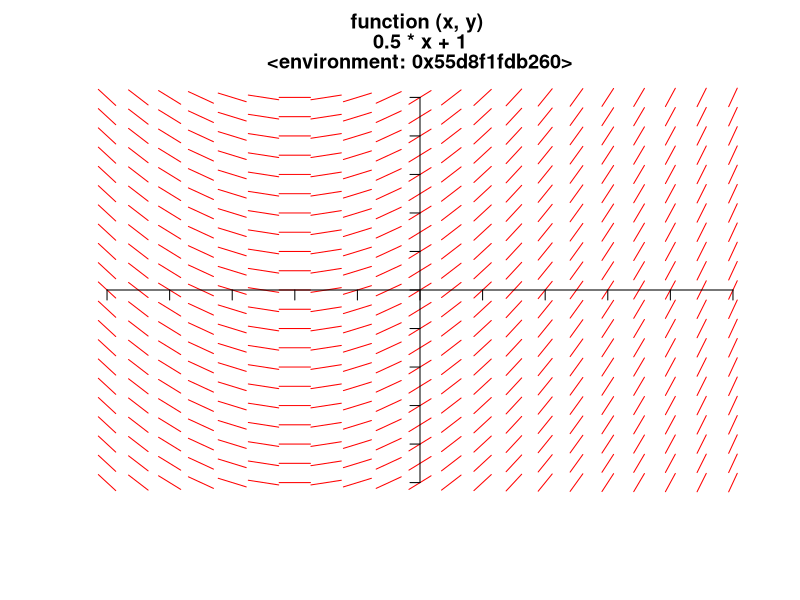
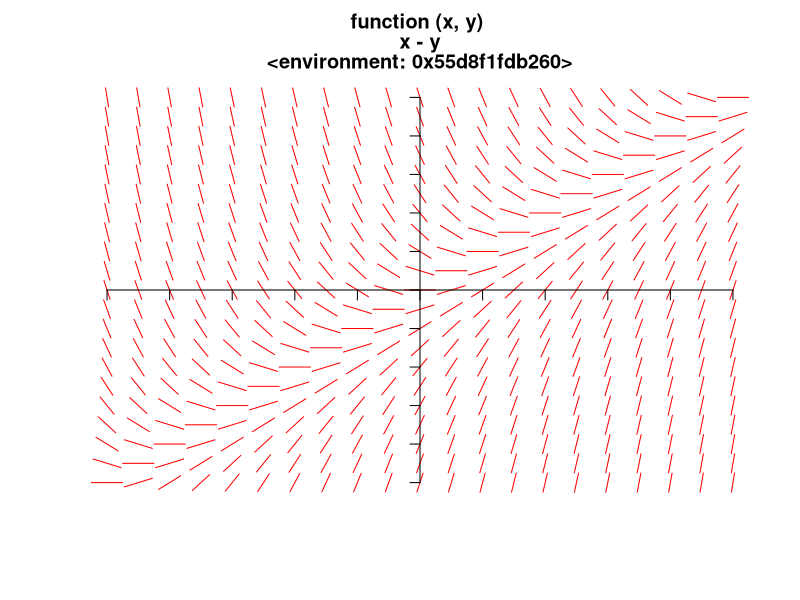
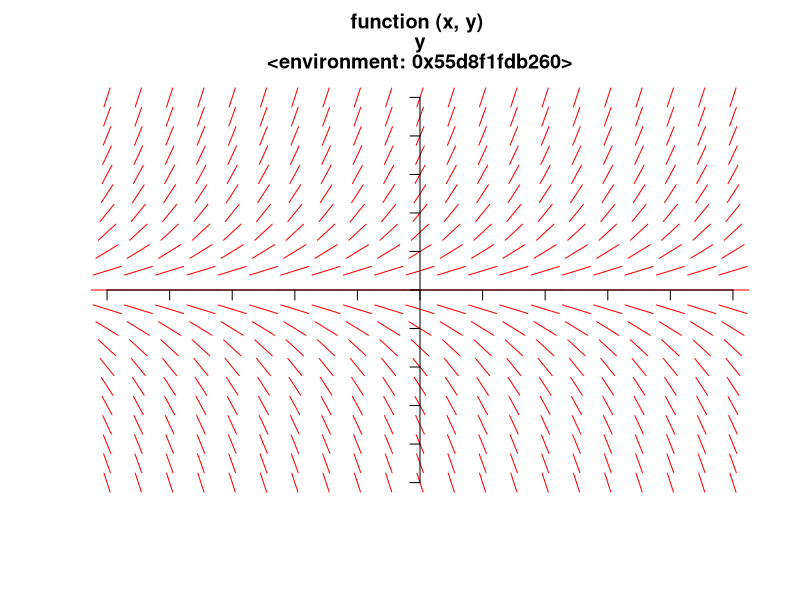
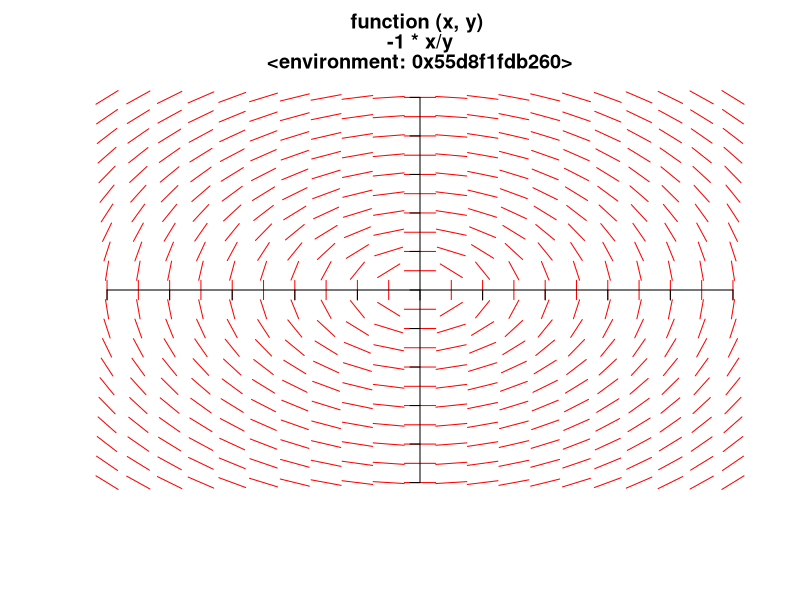
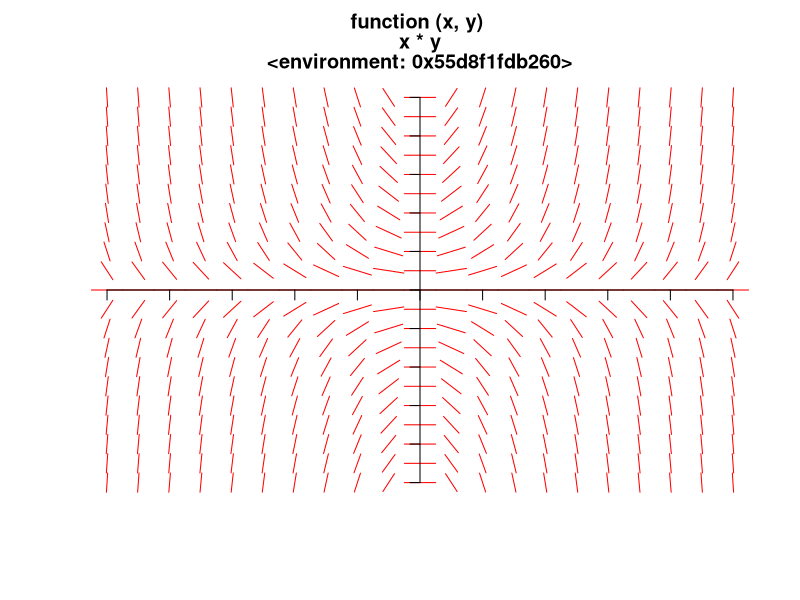
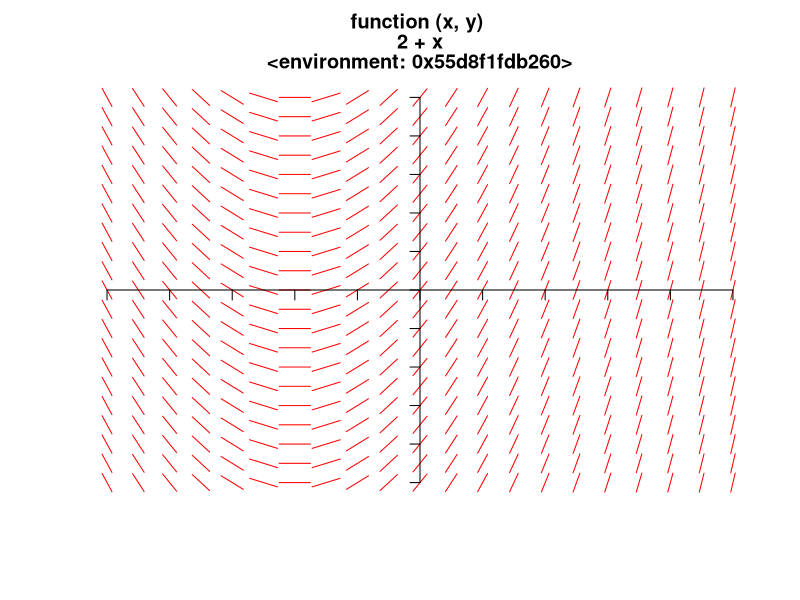
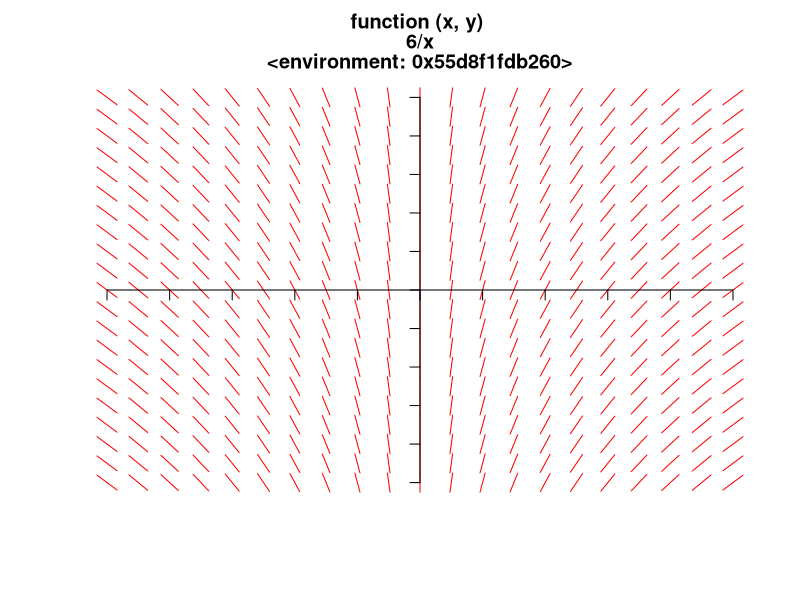
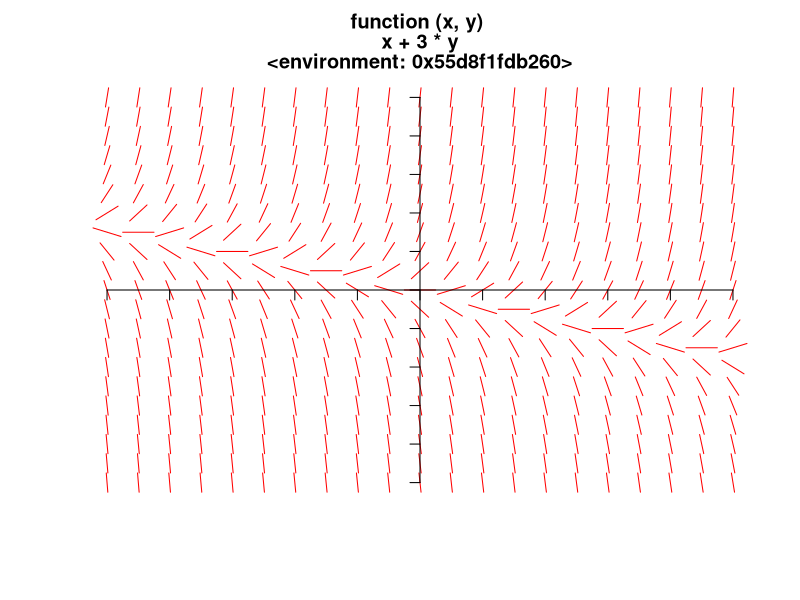

Write the R code that produced these figures, in order.

plotSlopeField <- function(f)
{
  plot(c(-5,5), c(-5,5), type="n", axes=FALSE, main=capture.output(f), xlab="", ylab="")
  X <- expand.grid(seq(-5,5,by=0.5), seq(-5,5,by=0.5))
  
  slope <- f(X[,1], X[,2])
  
  angle <- atan(slope)
  x1 <- X[,1] - 0.25*cos(angle)
  x2 <- X[,1] + 0.25*cos(angle)
  y1 <- X[,2] - 0.25*sin(angle)
  y2 <- X[,2] + 0.25*sin(angle)
  
  for (i in 1:length(x1))
  {
    lines(c(x1[i], x2[i]), c(y1[i], y2[i]), col="red")
  }
  axis(1, pos=0, labels=NA, at=-5:5)
  axis(2, pos=0, labels=NA, at=-5:5)
}

f1 <- function(x,y) 0.5*x+1
plotSlopeField(f1)

f1 <- function(x,y) x-y
plotSlopeField(f1)

f1 <- function(x,y) y
plotSlopeField(f1)

f1 <- function(x,y) -1*x/y
plotSlopeField(f1)

f1 <- function(x,y) x*y
plotSlopeField(f1)

f1 <- function(x,y) 2+x
plotSlopeField(f1)

f1 <- function(x,y) 6/x
plotSlopeField(f1)

f1 <- function(x,y) x+3*y
plotSlopeField(f1)
